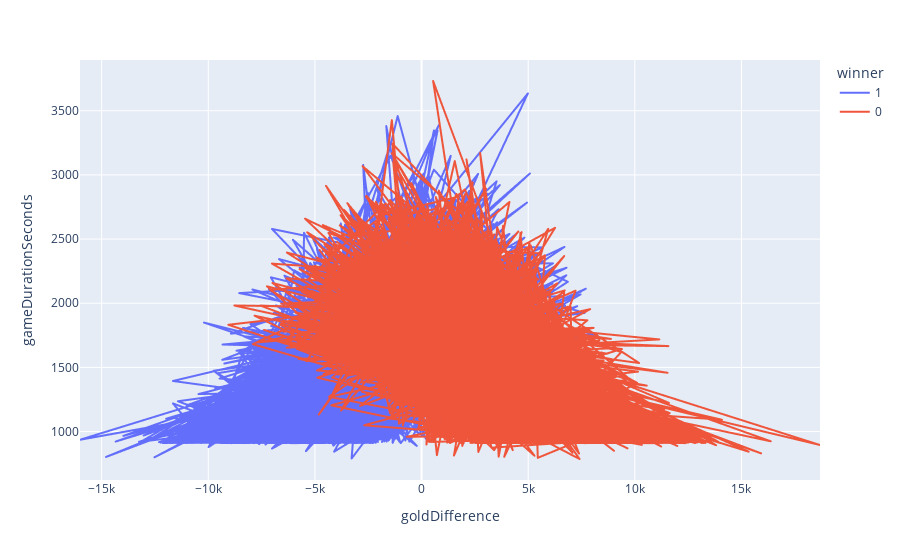

The code cell stored with this chart in its notebook:
### Code cell
fig = px.line(red_comebacks, x="goldDifference", y="gameDurationSeconds", color='winner')
fig.show()

### Figure 1 — Plotly figure (JSON) as saved in the notebook; plotly's stock layout.template omitted (floating-point values rounded to 4 significant figures; data arrays with more than 128 entries replaced by an {"elided": "..."} marker saying what was removed)
{"data": [{"hovertemplate": "winner=1<br>goldDifference=%{x}<br>gameDurationSeconds=%{y}<extra></extra>", "legendgroup": "1", "line": {"color": "#636efa", "dash": "solid"}, "marker": {"symbol": "circle"}, "mode": "lines", "name": "1", "showlegend": true, "type": "scattergl", "x": {"elided": "10155 int values"}, "xaxis": "x", "y": {"elided": "10155 int values"}, "yaxis": "y"}, {"hovertemplate": "winner=0<br>goldDifference=%{x}<br>gameDurationSeconds=%{y}<extra></extra>", "legendgroup": "0", "line": {"color": "#EF553B", "dash": "solid"}, "marker": {"symbol": "circle"}, "mode": "lines", "name": "0", "showlegend": true, "type": "scattergl", "x": {"elided": "11037 int values"}, "xaxis": "x", "y": {"elided": "11037 int values"}, "yaxis": "y"}], "layout": {"legend": {"title": {"text": "winner"}, "tracegroupgap": 0}, "margin": {"t": 60}, "xaxis": {"anchor": "y", "domain": [0, 1], "title": {"text": "goldDifference"}}, "yaxis": {"anchor": "x", "domain": [0, 1], "title": {"text": "gameDurationSeconds"}}}}
